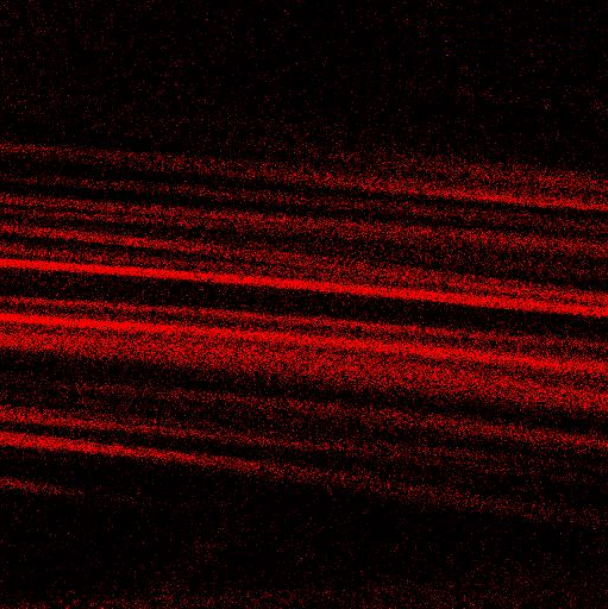
#> input picture samples/sample_input_2.jpg, 608 x 609 px
$ python main.py   (Python 2 division)   (older library calls are emulated)
#> lines starting #> are read from the running program, lines starting #| are printed output that depends on the picture
import numpy as np
import math
from scipy import misc
from matplotlib import pyplot as plt

im = misc.imread('./samples/sample_input_2.jpg', flatten=True)
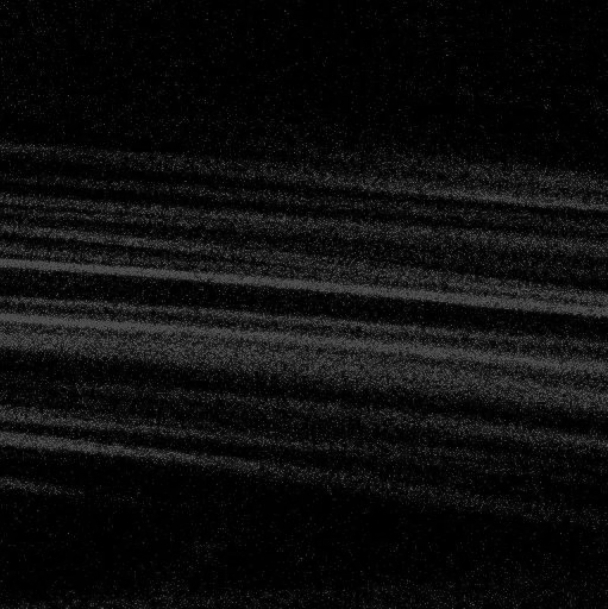
#> im: shape (609, 608) float32; min 0, max 100.2, mean 14

# im.shape = (y,x)
# artificialy setting image parameters
dx = 0.08e-6
gamma = 0
fline = 1400
Tline = 1.0/fline

#integrates over two column
# [123 lines left out: functions g2, g_op, G_driver, plot_results, V, VG_driver, not called in this run]

$ run again, with samples/sample_input_3.jpg copied over samples/sample_input_2.jpg
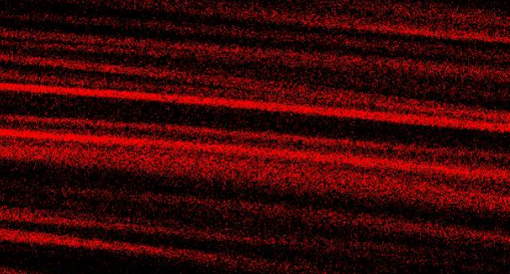
#> input picture samples/sample_input_3.jpg, 510 x 274 px
#> `im = misc.imread('./samples/sample_input_2.jpg', flatten=True)`:
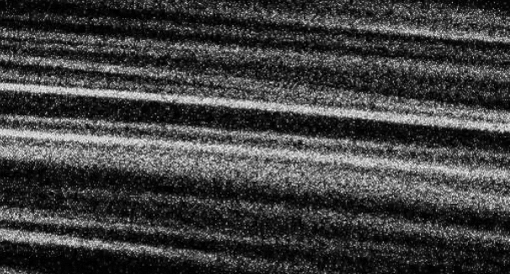
#> im: shape (274, 510) float32; min 0, max 91.02, mean 22.8; drawn with min black and max white
